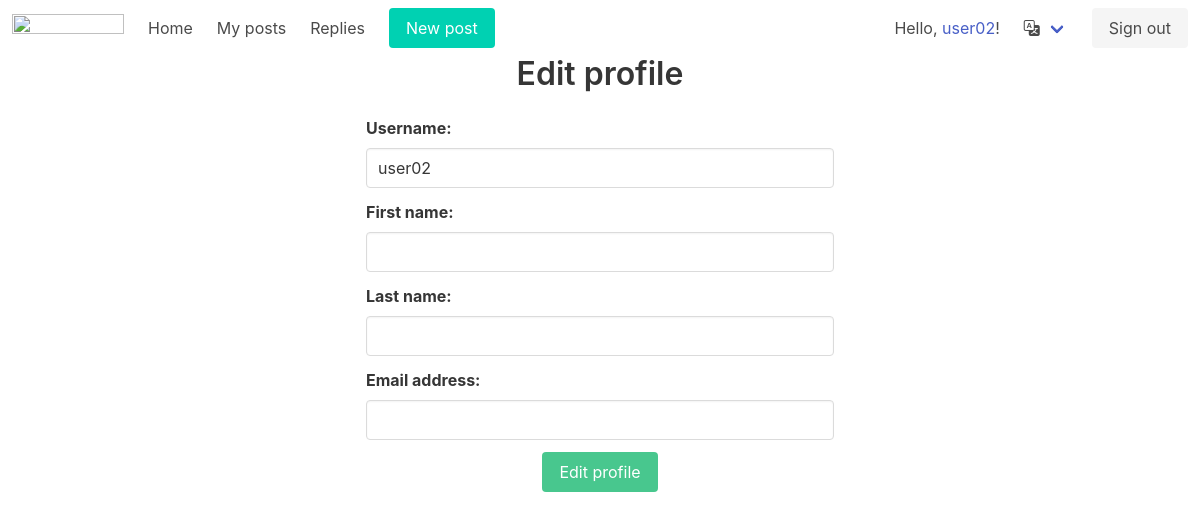
The page /user/profile/edit/ (signed in) on the database its author committed.
### users/models.py (models this page shows, shortened)
class User(AbstractUser):
    activated = models.BooleanField(default=False)
    subscriber = models.BooleanField(default=False)

### users/views.py (the view)
# urls.py: path('profile/edit/', EditProfileView.as_view(), name='profile_edit'),
class EditProfileView(SuccessMessageMixin, LoginRequiredMixin, UpdateView):
    template_name = 'users/signup.html'
    success_message = _('Profile saved.')
    success_url = reverse_lazy('profile')
    form_class = EditProfileForm
    model = get_user_model()
    def get_object(self, queryset=None):
        obj = get_object_or_404(self.model, pk=self.request.user.pk)
        return obj
    def get_context_data(self, **kwargs):
        context = super().get_context_data(**kwargs)
        context['title'] = _('Edit profile')
        return context

### users/forms.py
class EditProfileForm(forms.ModelForm):
    class Meta:
        model = get_user_model()
        fields = ['username', 'first_name', 'last_name', 'email']

### templates/users/signup.html (shortened to what this page needs)
{% extends 'base/base.html' %}
{% load i18n %}
{% load widget_tweaks %}
{% block content %}
<div class="columns is-centered">
<div class="column is-half">
  <form method="post" action="">
    <h2 class="title has-text-centered">
      {% if not title %}{% trans "Sign in" %}{% else %}{{ title }}{% endif %}
    </h2>
    {% for field in form %}
    <div class="field">
      <div class="control">
        {{ field|add_label_class:'label' }}
        {% if form.is_bound %}
          {% if field.errors %}
            {{ field|add_class:'input'|add_error_class:"is-danger" }}
            {% for error in field.errors %}
            <p class="help is-danger">{{ error }}</p>
            {% endfor %}
          {% else %}
          {{ field|add_class:'input is-success' }}
          {% endif %}
        {% else %}
          {{ field|add_class:'input' }}
        {% endif %}
      </div>
    </div>
    {% endfor %}
    <div class="field">
      <p class="control has-text-centered">
        <button class="button is-success">
          {% if not title %}{% trans "Sign in" %}{% else %}{{ title }}{% endif %}
        </button>
      </p>
    </div>
  </form>
</div>
</div>
{% endblock %}

### templates/base/navbar.html (shortened to what this page needs)
{% load i18n %}
<nav class="navbar" role="navigation" aria-label="main navigation">
  <div class="navbar-brand">
    <a class="navbar-item" href="https://bulma.io">
      <img src="https://bulma.io/images/bulma-logo.png" width="112" height="28">
    </a>
  </div>
  <div id="navbarBasicExample" class="navbar-menu">
    <div class="navbar-start">
      <a href="{% url 'home' %}" class="navbar-item">
        {% trans "Home" %}
      </a>
      {% if user.is_authenticated %}
      <a href="{% url 'user_posts' %}" class="navbar-item">
        {% trans "My posts" %}</a>
      <a href="{% url 'replies' %}?accepted=false" class="navbar-item">
        {% trans "Replies" %}</a>
      {% endif %}
      <div class="navbar-item">
          <p class="control">
            <a class="button is-primary" href="{% url 'post_create' %}">
              <span>{% trans "New post" %}</span>
            </a>
          </p>
      </div>
      </div>
    <div class="navbar-end">
      {% if user.is_authenticated %}
      <p class="navbar-item">{% trans "Hello" %},&nbsp;<a href="{% url 'profile' %}">{{ user }}</a>!</p>
      {% endif %}
      <div class="navbar-item has-dropdown is-hoverable">
        <a class="navbar-link">
          <i class="bi bi-translate"></i>
        </a>
      </div>
      <div class="navbar-item">
        <div class="buttons">
          {% if not user.is_authenticated %}
          <a href="{% url 'signup' %}" class="button is-primary"><strong>{% trans "Sign up" %}</strong></a>
          <a href="{% url 'login' %}" class="button is-light">{% trans "Sign in" %}</a>
          {% else %}
          <a href="{% url 'logout' %}" class="button is-light">{% trans "Sign out" %}</a>
          {% endif %}
        </div>
      </div>
    </div>
  </div>
</nav>

### rows shown on the page
User: username "user02", form "Username:" "First name:" "Last name:" "Email address:", form "user02"

### other values the page prints
{{ title }} "Edit profile"
